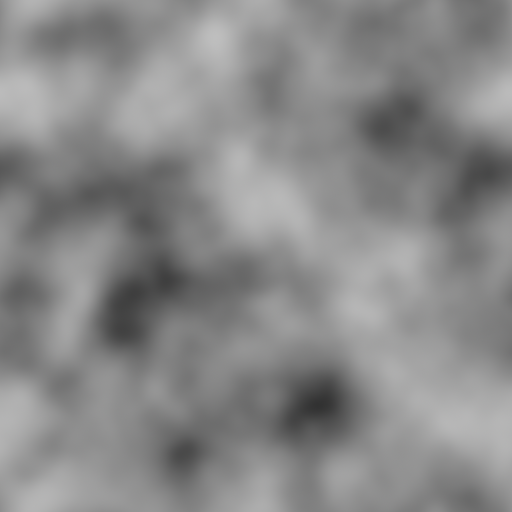
#> input picture assets/ground/T_Noise_Terrain.png, 512 x 512 px, found by its file name
$ python make_fx.py
#> lines starting #> are read from the running program, lines starting #| are printed output that depends on the picture
"""make_fx.py - procedural textures of the 3D battle (no art needed; slice 3D-4 asset N4 stand-ins).

  romdisk/tex/fx.tex   128x128 ARGB4444 FX atlas (32 KiB VRAM), raw: 32-byte header (.dmf texture
                       header: w, h, format=2, filter=1, byte count) + texels, top row first.
                       White shapes with alpha; the game tints them with the vertex colour.
  romdisk/tex/dirt.png 128x128 tileable trampled dirt for the arena clearing (RGB565 on upload),
                       colourised from the village kit's CC0 terrain noise (T_Noise_Terrain.png).
  docs/battle3d/fx_atlas.png  preview (cells on a dark background, labelled)

Cells (pixels, x0 y0 w h) - src/battle3d_fx.h FX_CELL must match:
  RUNE   0   0 64 64   rune ring (selection decal)       RING  64  0 64 64   plain ring (decals, shockwaves)
  GLOW   0  64 32 32   soft round glow                   STAR  32 64 32 32   4-point spark
  FLAME 64  64 32 32   flame tongue                      SMOKE 96 64 32 32   soft puff
  ARROW  0  96 32 32   down-pointing chevron (target)    BUBBLE 32 96 32 32  shield bubble (rim-lit disc)
  SHARD 64  96 32 32   bone shard / splinter             DOT  96 96 32 32    small hard dot (embers, dust)
Deterministic (fixed seeds); byte-for-byte reproducible.
"""
import os
import struct
import sys
import numpy as np
from PIL import Image, ImageDraw

ROOT = os.path.join(os.path.dirname(os.path.abspath(__file__)), '..', '..')
KAYKIT_VILLAGE = os.environ.get('VILLAGE', os.path.join(ROOT, '..', 'Village'))

CELLS = {
    'RUNE': (0, 0, 64, 64), 'RING': (64, 0, 64, 64),
    'GLOW': (0, 64, 32, 32), 'STAR': (32, 64, 32, 32), 'FLAME': (64, 64, 32, 32), 'SMOKE': (96, 64, 32, 32),
    'ARROW': (0, 96, 32, 32), 'BUBBLE': (32, 96, 32, 32), 'SHARD': (64, 96, 32, 32), 'DOT': (96, 96, 32, 32),
}


def grid(n):
    c = (np.arange(n) + 0.5) / n * 2 - 1
    return np.meshgrid(c, c)


def smoothstep(e0, e1, x):
    t = np.clip((x - e0) / (e1 - e0), 0, 1)
    return t * t * (3 - 2 * t)


def cell_rune(n):
    x, y = grid(n)
    r = np.hypot(x, y); a = np.arctan2(y, x)
    ring = np.exp(-((r - 0.86) / 0.045) ** 2) + 0.7 * np.exp(-((r - 0.66) / 0.03) ** 2)
    # 12 rune ticks between the two rings, alternating long/short
    k = 12
    seg = (a / (2 * np.pi) * k) % 1.0
    tick = (np.abs(seg - 0.5) < 0.06) * ((r > 0.69) & (r < 0.83))
    dots = (np.abs(((a / (2 * np.pi) * k + 0.5) % 1.0) - 0.5) < 0.05) * (np.abs(r - 0.76) < 0.035)
    alpha = np.clip(ring + 0.9 * tick + 0.8 * dots, 0, 1)
    return np.ones_like(alpha), alpha


def cell_ring(n):
    x, y = grid(n)
    r = np.hypot(x, y)
    alpha = np.clip(np.exp(-((r - 0.82) / 0.09) ** 2) + 0.25 * smoothstep(0.85, 0.3, r) * (r < 0.85), 0, 1)
    return np.ones_like(alpha), alpha


def cell_glow(n):
    x, y = grid(n)
    r = np.hypot(x, y)
    alpha = np.clip(np.exp(-(r / 0.45) ** 2) * 1.05, 0, 1) * (r < 1)
    return np.ones_like(alpha), alpha


def cell_star(n):
    x, y = grid(n)
    r = np.hypot(x, y)
    arms = np.maximum(np.exp(-np.abs(x) / 0.06) * np.exp(-np.abs(y) / 0.55), np.exp(-np.abs(y) / 0.06) * np.exp(-np.abs(x) / 0.55))
    alpha = np.clip(arms + np.exp(-(r / 0.18) ** 2), 0, 1)
    return np.ones_like(alpha), alpha


def cell_flame(n):
    x, y = grid(n)
    # teardrop: wide at the bottom (y = +1 is the bottom row), pointed at the top
    yy = (y + 1) / 2                      # 0 top .. 1 bottom
    width = 0.08 + 0.55 * np.sqrt(np.clip(yy - 0.05, 0, 1)) * (1 - smoothstep(0.78, 1.0, yy))
    body = smoothstep(width, width * 0.35, np.abs(x)) * smoothstep(0.02, 0.25, yy)
    core = np.exp(-((x / 0.18) ** 2 + ((yy - 0.72) / 0.18) ** 2))
    alpha = np.clip(body * 0.85 + core * 0.6, 0, 1)
    lum = np.clip(0.55 + 0.45 * core + 0.25 * yy, 0, 1)      # brighter core (tinted orange in game)
    return lum, alpha


def cell_smoke(n, seed=7):
    rng = np.random.RandomState(seed)
    x, y = grid(n)
    r = np.hypot(x, y)
    alpha = np.zeros_like(r)
    for _ in range(7):
        cx, cy, s = rng.uniform(-0.35, 0.35), rng.uniform(-0.35, 0.35), rng.uniform(0.28, 0.45)
        alpha = np.maximum(alpha, np.exp(-(((x - cx) ** 2 + (y - cy) ** 2) / s ** 2)))
    alpha *= smoothstep(1.0, 0.7, r)
    return np.full_like(alpha, 0.9), np.clip(alpha * 0.9, 0, 1)


def cell_arrow(n):
    img = Image.new('L', (n * 4, n * 4), 0)
    d = ImageDraw.Draw(img)
    s = n * 4
    d.polygon([(s * 0.15, s * 0.18), (s * 0.85, s * 0.18), (s * 0.5, s * 0.86)], fill=255)
    a = np.asarray(img.resize((n, n), Image.LANCZOS), float) / 255
    # slightly darker rim so it reads on bright ground
    x, y = grid(n)
    return np.clip(0.75 + 0.25 * (1 - y) / 2, 0, 1), a


def cell_bubble(n):
    x, y = grid(n)
    r = np.hypot(x, y)
    rim = np.exp(-((r - 0.9) / 0.08) ** 2)
    fill = 0.22 * (r < 0.92) + 0.25 * np.exp(-(((x + 0.35) ** 2 + (y + 0.35) ** 2) / 0.05))   # highlight
    alpha = np.clip(rim + fill, 0, 1) * (r < 1)
    return np.ones_like(alpha), alpha


def cell_shard(n):
    img = Image.new('L', (n * 4, n * 4), 0)
    d = ImageDraw.Draw(img)
    s = n * 4
    d.polygon([(s * 0.5, s * 0.05), (s * 0.64, s * 0.45), (s * 0.52, s * 0.95), (s * 0.38, s * 0.5)], fill=255)
    a = np.asarray(img.resize((n, n), Image.LANCZOS), float) / 255
    return np.full_like(a, 0.95), a


def cell_dot(n):
    x, y = grid(n)
    r = np.hypot(x, y)
    alpha = smoothstep(0.55, 0.35, r)
    return np.ones_like(alpha), alpha


MAKERS = {'RUNE': cell_rune, 'RING': cell_ring, 'GLOW': cell_glow, 'STAR': cell_star, 'FLAME': cell_flame,
          'SMOKE': cell_smoke, 'ARROW': cell_arrow, 'BUBBLE': cell_bubble, 'SHARD': cell_shard, 'DOT': cell_dot}


def argb4444(lum, alpha):
    l4 = np.clip(np.round(lum * 15), 0, 15).astype(np.uint16)
    a4 = np.clip(np.round(alpha * 15), 0, 15).astype(np.uint16)
    return (a4 << 12) | (l4 << 8) | (l4 << 4) | l4


def build_atlas():
    lum = np.zeros((128, 128)); alpha = np.zeros((128, 128))
    for name, (x0, y0, w, h) in CELLS.items():
        l, a = MAKERS[name](w)
        # keep a 1-texel transparent border so bilinear sampling never bleeds between cells
        a[0, :] = a[-1, :] = a[:, 0] = a[:, -1] = 0
        lum[y0:y0 + h, x0:x0 + w] = l; alpha[y0:y0 + h, x0:x0 + w] = a
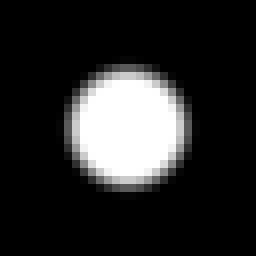
#> a: shape (32, 32) float64 (shown 8 times larger); min 0, max 1, mean 0.161
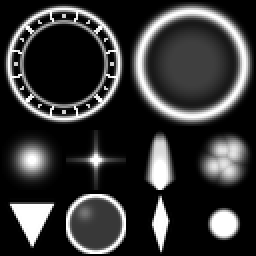
#> alpha: shape (128, 128) float64 (shown 2 times larger); min 0, max 1, mean 0.208
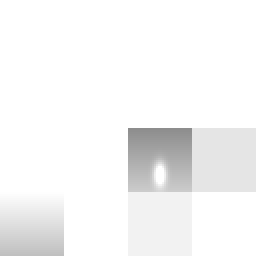
#> lum: shape (128, 128) float64 (shown 2 times larger); min 0.554, max 1, mean 0.964
#> in argb4444, `l4 = np.clip(np.round(lum * 15), 0, 15).astype(np.uint16)`:
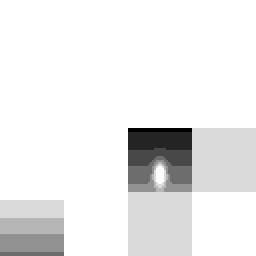
#> l4: shape (128, 128) uint16 (shown 2 times larger); min 8, max 15, mean 14.47; drawn with min black and max white
    return lum, alpha


def build_dirt():
    src = os.path.join(KAYKIT_VILLAGE, 'Textures', 'T_Noise_Terrain.png')
    n = np.asarray(Image.open(src).convert('L').resize((128, 128), Image.BOX), float) / 255
    rng = np.random.RandomState(11)
    fine = rng.rand(128, 128)
    fine = (fine + np.roll(fine, 1, 0) + np.roll(fine, 1, 1) + np.roll(np.roll(fine, 1, 0), 1, 1)) / 4
    v = np.clip(0.55 * n + 0.25 * fine + 0.2, 0, 1)
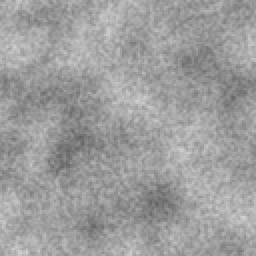
#> v: shape (128, 128) float64 (shown 2 times larger); min 0.379, max 0.83, mean 0.62
    dark, light = np.array([96, 70, 46]), np.array([168, 132, 92])
    rgb = dark[None, None, :] * (1 - v[..., None]) + light[None, None, :] * v[..., None]
    # a few pebbles (tileable: drawn with wrap-around)
    img = Image.fromarray(np.clip(rgb, 0, 255).astype(np.uint8))
    d = ImageDraw.Draw(img)
    for _ in range(26):
        cx, cy, r = rng.randint(0, 128), rng.randint(0, 128), rng.uniform(1.0, 2.6)
        shade = int(rng.uniform(120, 175))
        for ox in (-128, 0, 128):
            for oy in (-128, 0, 128):
                d.ellipse([cx + ox - r, cy + oy - r * 0.8, cx + ox + r, cy + oy + r * 0.8], fill=(shade, shade - 8, shade - 22))
    return img


def main():
    lum, alpha = build_atlas()
    tex = argb4444(lum, alpha)
    out = os.path.join(ROOT, 'romdisk', 'tex', 'fx.tex')
    with open(out, 'wb') as f:
        f.write(struct.pack('<4HI20s', 128, 128, 2, 1, 128 * 128 * 2, b'\0' * 20))
        f.write(tex.astype('<u2').tobytes())
    build_dirt().save(os.path.join(ROOT, 'romdisk', 'tex', 'dirt.png'), optimize=False)
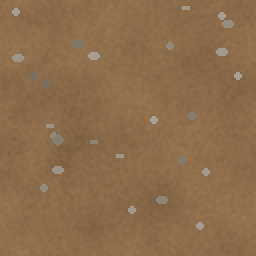
#> saved as dirt.png: PIL image 128x128 RGB (shown 2 times larger); mean R, G, B 140.3, 108.7, 75.2
    # preview
    pv = np.zeros((128, 128, 3))
    bg = np.array([30, 34, 44])
    pv[:] = bg
    a = (tex >> 12 & 15) / 15.0
#> a: shape (128, 128) float64
    l = (tex & 15) / 15.0 * 255
    pv = pv * (1 - a[..., None]) + l[..., None] * a[..., None]
    big = Image.fromarray(pv.astype(np.uint8)).resize((512, 512), Image.NEAREST)
    d = ImageDraw.Draw(big)
    for name, (x0, y0, w, h) in CELLS.items():
        d.rectangle([x0 * 4, y0 * 4, (x0 + w) * 4 - 1, (y0 + h) * 4 - 1], outline=(80, 80, 90))
        d.text((x0 * 4 + 3, y0 * 4 + 2), name, fill=(255, 200, 80))
    os.makedirs(os.path.join(ROOT, 'docs', 'battle3d'), exist_ok=True)
    big.save(os.path.join(ROOT, 'docs', 'battle3d', 'fx_atlas.png'))
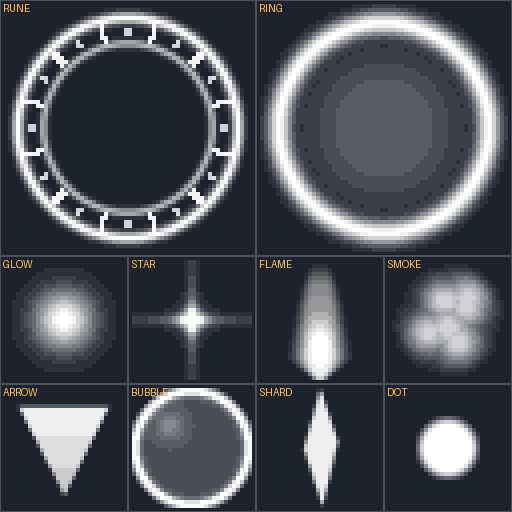
#> saved as fx_atlas.png: PIL image 512x512 RGB; mean R, G, B 76.9, 79.7, 87.3
    print('wrote romdisk/tex/fx.tex (128x128 ARGB4444), romdisk/tex/dirt.png, docs/battle3d/fx_atlas.png')


if __name__ == '__main__':
    main()
